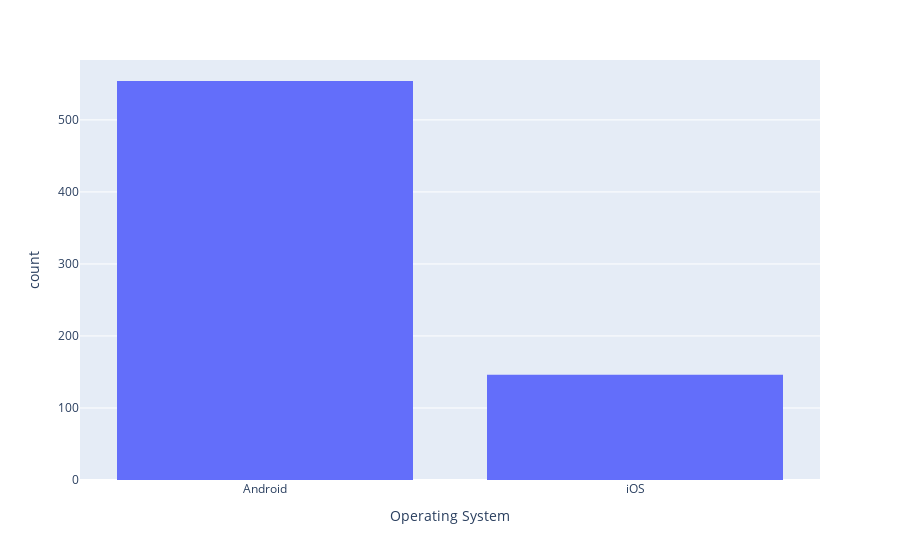

The cell this chart's notebook holds for it:
### Code cell
px.histogram(data_frame=df_U, x="Operating System")

### Figure 1 — Plotly figure (JSON) as saved in the notebook; plotly's stock layout.template omitted (floating-point values rounded to 4 significant figures; data arrays with more than 128 entries replaced by an {"elided": "..."} marker saying what was removed)
{"data": [{"alignmentgroup": "True", "bingroup": "x", "hovertemplate": "Operating System=%{x}<br>count=%{y}<extra></extra>", "legendgroup": "", "marker": {"color": "#636efa", "pattern": {"shape": ""}}, "name": "", "offsetgroup": "", "orientation": "v", "showlegend": false, "type": "histogram", "x": {"elided": "700 str values"}, "xaxis": "x", "yaxis": "y"}], "layout": {"barmode": "relative", "legend": {"tracegroupgap": 0}, "margin": {"t": 60}, "xaxis": {"anchor": "y", "domain": [0, 1], "title": {"text": "Operating System"}}, "yaxis": {"anchor": "x", "domain": [0, 1], "title": {"text": "count"}}}}
